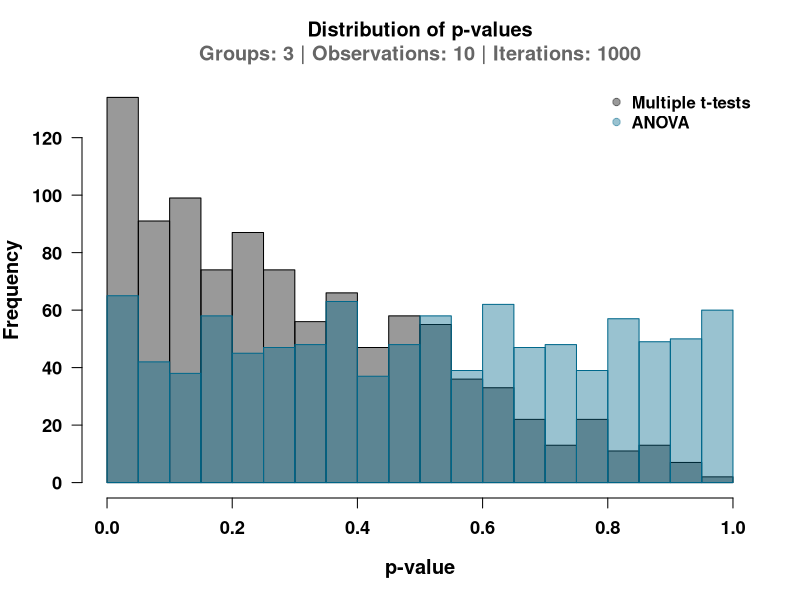
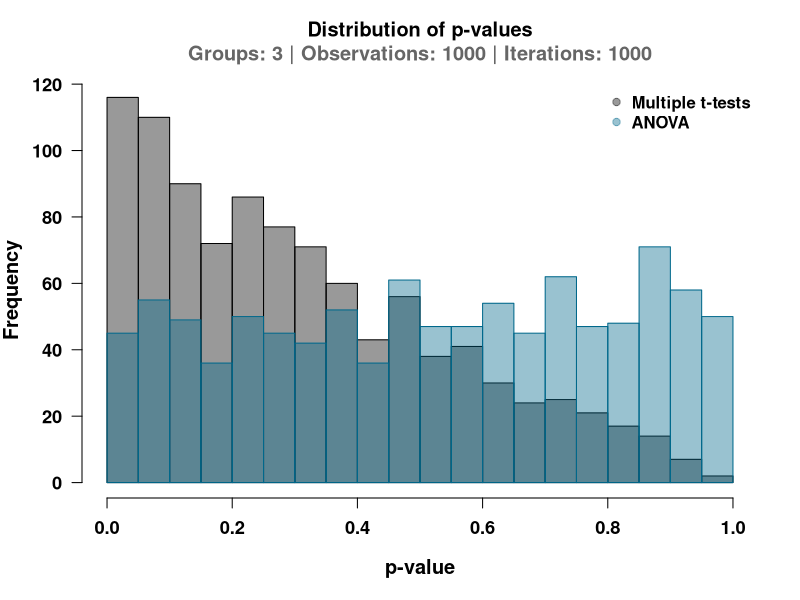

Source code (R) for these figures, in order: (Note: this script raises an error after producing the figures.)
######################################################################################################
# Display distribution of p-values from multiple t-tests vs. ANOVA
# Author: Matt Grobis
#
# - Purpose: demonstrate flaws in multiple t-test comparisons
# - Requirements: 'scales' package
#
######################################################################################################
# Prerequisite: install 'scales' package if necessary
install.packages('scales')

#####################################################################################################
# The function
# - Summary:
#   o For each of n_groups, draw n_obs from a population that is normally distributed
#      x Because these groups are all drawn from the same distribution, they should not be
#        significantly different (i.e. p > 0.05)
#   o Perform all possible pairwise t-tests and record the lowest p-value
#   o Perform an ANOVA on all groups and record the p-value
#   o Do this n_iter times to form a distribution

false_pos <- function(n_groups = 3, n_obs = 10, n_iter = 1000, p.val = 0.05, figure = T, 
                     verbose = T, pretty = T){
   
   # Create empty variables to store data
   t_test_p_vals <- c()
   anova_p_vals <- c()
   groups <- list()
   
   # Run through the iterations
   for(i in 1:n_iter){
      
      # Create the samples
      for(j in 1:n_groups){
         
         groups[[j]] <- rnorm(n_obs)  # Default mean = 0, SD = 1
         
      }
      
      # Generate all pairwise comparisons
      combinations <- combn(n_groups, 2)
      
      # Run the comparisons
      p_vals <- c()
      
      for(k in 1:ncol(combinations)){
         p_vals[k] <- t.test(groups[[combinations[1, k]]],
                             groups[[combinations[2, k]]])$p.value
         
      }
      
      # Save the lowest p-value 
      t_test_p_vals[i] <- min(p_vals)
      
      # Convert list to data frame for ANOVA
      pops_df <- data.frame("values" = unlist(groups),  
                            "group" = sort(rep(1:n_groups, n_obs)))
      
      # Run the ANOVA and save p-value
      anova_p_vals[i] <- summary(aov(values ~ group, data = pops_df))[[1]][["Pr(>F)"]][1]
      
      # Print % completion every 10 iterations
      if(verbose == T){
         if(i %%10 == 0){
            cat(round(i / n_iter * 100, 2), "% complete \n")
         }
      }
   }
   
   # If figure = T, display it
   if(figure == T){
      
      # Ensure 'scales' library is installed
      try(library(scales), outFile = print("Please install 'scales' library first"))
      
      par(mfrow = c(1,1))
      hist(t_test_p_vals, main = "Distribution of p-values\n", xlab = "p-value", font.lab = 2, 
           font.axis = 2, las = 1, breaks = 25, col = alpha("black", 0.4), xlim = c(0,1), 
           cex.lab = 1.2, cex.axis = 1.1)
      hist(anova_p_vals, main = "ANOVA", add = T, border = "deepskyblue4", breaks = 25,
           col = alpha("deepskyblue4", 0.4))
      title(paste0("\nGroups: ", n_groups, " | Observations: ", n_obs, " | Iterations: ", n_iter),
            col.main = "gray40")
      par(font = 2)
      legend("topright", bty = 'n', pch = 19, c("Multiple t-tests", "ANOVA"),
             col = c(alpha("black", 0.4), alpha("deepskyblue4", 0.4)))
      
   }
   
   # Save summary stats of t-tests vs. ANOVAs otherwise
   if(pretty == T){
      
      # Display probability of false positives
      cat("\n")
      cat("% iterations below p =", p.val, "\nt-tests:", 
          round(sum(t_test_p_vals < p.val) / n_iter, 3) * 100, "| ANOVA:",
          round(sum(anova_p_vals < p.val) / n_iter, 3) * 100)
      cat("\n\n")
   }
   
   if(pretty == F){
      df <- data.frame("t-tests" = sum(t_test_p_vals < p.val) / n_iter,
                       "ANOVA" = sum(anova_p_vals < p.val) / n_iter)
      
      dists <- data.frame("stat" = names(summary(t_test_p_vals)),
                          "t-test" = as.vector(summary(t_test_p_vals)),
                          "ANOVA" = as.vector(summary(anova_p_vals)))
      
      L <- list(df, dists)
      names(L) <- c(paste0("Prop_iter_p<", p.val), "Full")
      
      cat("\n")
      return(L)
      
   }
   
}

######################################################################################################
# Demo

# Defaults
false_pos()

# 100x n_obs: negligible decrease in false positive rate
false_pos(n_obs = 1000)

# 3x n_pop: ~3x increase in false positive rate
false_pos(n_pop = 6, n_obs = 10)

# Competing effects: n_pop wins
false_pos(n_pop = 6, n_obs = 1000)

####################################################################################################
# Parameter scan

# Set values of interest for n_obs and n_groups
range_n_obs <- c(2, 5, 50, 100, 250, 500, 1000, 2500, 5000)
range_n_groups <- 3:10

# Create empty matrices to store t-test and ANOVA p-values
t_test_vals <- anova_vals <- matrix(NA, nrow = length(range_n_groups), ncol = length(range_n_obs))

# Label the rows and columns
rownames(t_test_vals) <- rownames(anova_vals) <- range_n_groups
colnames(t_test_vals) <- colnames(anova_vals) <- range_n_obs

#-------------------------------------------------------------------------------------------
# For each number of groups
for(i in 1:length(range_n_groups)){
   
   # For each number of observations
   for(j in 1:length(range_n_obs)){
      
      # Print the values we're running
      cat("Processing: N groups =", range_n_groups[i], "| N observations =", range_n_obs[j])
      
      # Run the comparison
      values <- false_pos(n_groups = range_n_groups[i], n_obs = range_n_obs[j], p.val = 0.05,
                          verbose = F, figure = F, pretty = F)[['Prop_iter_p<0.05']]
      
      # Save the values
      t_test_vals[i, j] <- values$t.tests
      anova_vals[i, j] <- values$ANOVA
      
   }
   
}

#---------------------------------------------------------------------------------------------
#Now actually plot it
library(lattice)
library(RColorBrewer)
library(gridExtra)

# Set up color gradient with 10000 values between 0.0 and 0.7
# - Set bias in colorRampPalette so green values are below 0.05
breaks <- seq(0, 0.7, by=0.0001)
cols <- colorRampPalette(c("forestgreen", "yellow", "orange", 
                           "red", "brown", "black"), bias = 1.4)(length(breaks)-1)

# Save plots as variables
p1 <- levelplot(t_test_vals, at = breaks, col.regions = cols, xlab = " ", ylab = " ",
                main = "t-tests")

p2 <- levelplot(anova_vals, at=breaks, col.regions=cols, xlab = " ", ylab = " ",
                main = "ANOVA")

# Plot side-by-side comparison
grid.arrange(p1, p2, ncol = 2, 
             top = textGrob("Probability of false positive", 
                            gp = gpar(fontsize = 28, font = 2)),
             bottom = textGrob("Number of groups\n",
                               gp = gpar(fontsize = 16, font = 2)),
             left = textGrob("\nSample size",
                             gp = gpar(fontsize = 16, font = 2), rot = 90))

#----------------------------------------------------------------------------------------------
# ANOVA plots
par(mfrow=c(1,2))

# Density
plot(density(anova_vals), xlab = "False positive rate", font.axis = 2, font.lab = 2, cex.lab = 1.3,
     main = "Distribution of ANOVA\n false positive rates", col = "forestgreen", lwd = 3, cex.main = 1.4)
abline(v = 0.05, lty = 2, lwd = 2)

# Number of groups versus p-value
plot(NA, xlim = range(range_n_groups), ylim = c(0.045, 0.055), xlab = "Number of groups",
     ylab = "Mean false positive rate", cex.main = 1.4, cex.lab = 1.3, 
     main = "Number of groups vs.\n mean ANOVA false positive rate", 
      font.lab = 2, font.axis = 2)
abline(h = 0.05, lty = 2, lwd = 2)
points(range_n_groups, apply(anova_vals, 1, mean), cex = 2.5, pch = 19, col = "forestgreen")
points(range_n_groups, apply(anova_vals, 1, mean), cex = 2.5)

#################################################################################################
# p = 0.01 ANOVA visualization

# Set values of interest for n_obs and n_groups
range_n_obs2 <- c(5, 10, 25, 50, 100, 250, 500)
range_n_groups2 <- 3

# Create empty matrices to store t-test and ANOVA p-values
anova_vals2 <- matrix(NA, nrow = length(range_n_groups2), ncol = length(range_n_obs2))

# Label the rows and columns
rownames(anova_vals2) <- range_n_groups2
colnames(anova_vals2) <- range_n_obs2

#-------------------------------------------------------------------------------------------
# For each number of groups
for(i in 1:length(range_n_groups2)){
   
   # For each number of observations
   for(j in 1:length(range_n_obs2)){
      
      # Print the values we're running
      cat("Processing: N groups =", range_n_groups2[i], "| N observations =", range_n_obs2[j])
      
      # Run the comparison
      values <- false_pos(n_groups = range_n_groups2[i], n_obs = range_n_obs2[j], p.val = 0.01,
                          verbose = F, figure = F, pretty = F, n_iter = 10000)[['Prop_iter_p<0.01']]
      
      # Save the values
      anova_vals2[i, j] <- values$ANOVA
      
   }
   
}

# Plot it
plot(density(anova_vals2), col = "forestgreen", lwd = 3, xlab = "False positive rate", 
     font.lab = 2, main = "ANOVA false positive rate\np = 0.01", cex.main = 1.4, cex.lab = 1.3, 
     font.axis = 2)
abline(v = 0.01, lty = 2, lwd = 2)
